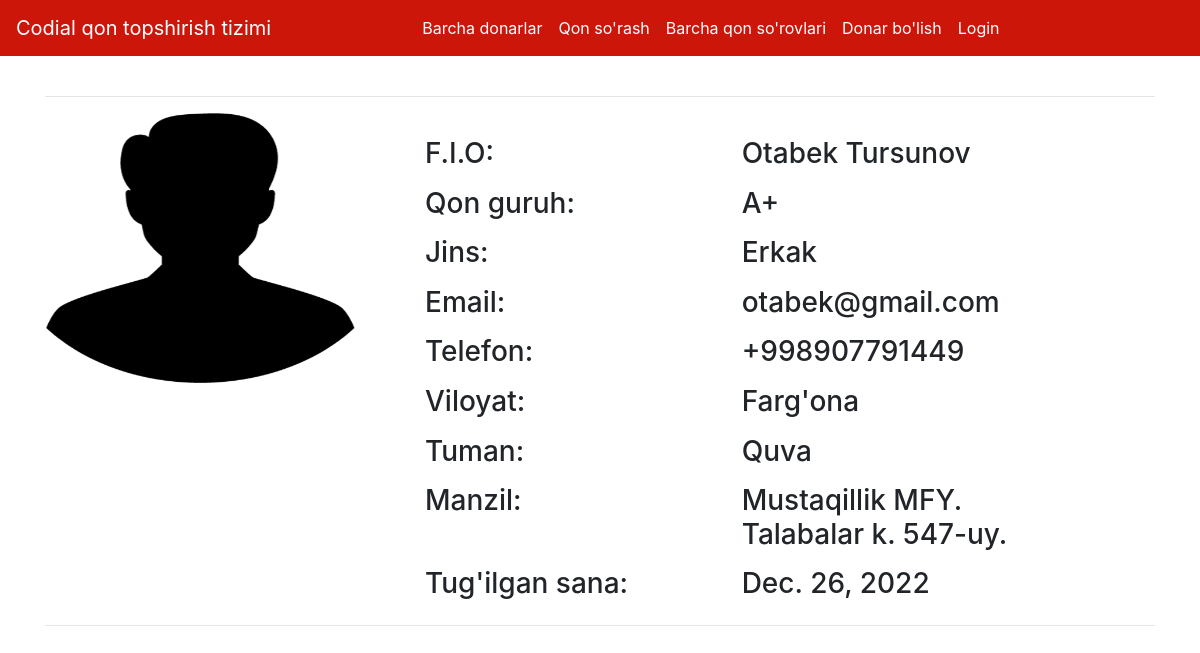
The app's page /donor/1/ with its own data.
### HomeApp/models.py (models this page shows, shortened)
class Donor(models.Model):
    donor = models.OneToOneField(User, on_delete=models.CASCADE, blank=True, null=True)
    t_sana = models.DateField(blank=True)
    tel = models.CharField(max_length=20)
    vil = models.CharField(max_length=100)
    tuman = models.CharField(max_length=100)
    manzil = models.TextField(max_length=500, blank=True)
    qon_guruh = models.ForeignKey(QonGuruh, on_delete=models.CASCADE)
    jins = models.CharField(max_length=10, choices=[
        ("Erkak", "Erkak"),
        ("Ayol", "Ayol"),
    ])
    rasm = models.ImageField(upload_to="", blank=True)
    topshirishga_tayyor = models.BooleanField(default=True)

class QonGuruh(models.Model):
    nom = models.CharField(max_length=5)
    def __str__(self):
        return self.nom

### HomeApp/views.py (the view)
# urls.py: path('donor/<int:pk>/', DonorView.as_view()),
class DonorView(View):
    def get(self, request, pk):
        data = {
            'donor': Donor.objects.get(id=pk)
        }
        return render(request, 'donor.html', data)

### templates/donor.html (shortened to what this page needs)
{% extends 'base.html' %}
{% block body %}
<div class="container">
    <hr>
    <div class="row">
        <div class="col-md-4">
            <div class="profile-img">
                <img src="{{donor.rasm.url}}" alt="" width="310px" height="270px">
            </div>
        </div>
        <div class="col-md-8">
            <div class="profile-tab">
                <div class="tab-pane">
                    <br>
                    <div class="row">
                        <div class="col-md-5">
                            <h3>F.I.O:</h3>
                        </div>
                        <div class="col-md-6">
                            <h3>{{donor.donor.get_full_name}}</h3>
                        </div>
                    </div>
                    <div class="row mt-2">
                        <div class="col-md-5">
                            <h3>Qon guruh:</h3>
                        </div>
                        <div class="col-md-6">
                            <h3>{{donor.qon_guruh}}</h3>
                        </div>
                    </div>
                    <div class="row mt-2">
                        <div class="col-md-5">
                            <h3>Jins:</h3>
                        </div>
                        <div class="col-md-6">
                            <h3>{{donor.jins}}</h3>
                        </div>
                    </div>
                    <div class="row mt-2">
                        <div class="col-md-5">
                            <h3>Email:</h3>
                        </div>
                        <div class="col-md-6">
                            <h3>{{donor.donor.email}}</h3>
                        </div>
                    </div>
                    <div class="row mt-2">
                        <div class="col-md-5">
                            <h3>Telefon:</h3>
                        </div>
                        <div class="col-md-6">
                            <h3>{{donor.tel}}</h3>
                        </div>
                    </div>
                    <div class="row mt-2">
                        <div class="col-md-5">
                            <h3>Viloyat:</h3>
                        </div>
                        <div class="col-md-6">
                            <h3>{{donor.vil}}</h3>
                        </div>
                    </div>
                    <div class="row mt-2">
                        <div class="col-md-5">
                            <h3>Tuman:</h3>
                        </div>
                        <div class="col-md-6">
                            <h3>{{donor.tuman}}</h3>
                        </div>
                    </div>
                    <div class="row mt-2">
                        <div class="col-md-5">
                            <h3>Manzil:</h3>
                        </div>
                        <div class="col-md-6">
                            <h3>{{donor.manzil}}</h3>
                        </div>
                    </div>
                    <div class="row mt-2">
                        <div class="col-md-5">
                            <h3>Tug'ilgan sana:</h3>
                        </div>
                        <div class="col-md-6">
                            <h3>{{donor.t_sana}}</h3>
                        </div>
                    </div>
                </div>
            </div>
        </div>
    </div>
    <hr>
</div>
{% endblock %}

### templates/base.html (shortened to what this page needs)
<!doctype html>
<html lang="en">
<head>
    <link rel="stylesheet" href="https://stackpath.bootstrapcdn.com/bootstrap/4.5.0/css/bootstrap.min.css"
>
</head>
<body>
    <nav class="navbar navbar-expand-lg navbar-dark sticky-top">
        <a class="navbar-brand" href="/">Codial qon topshirish tizimi</a>
        <div class="collapse navbar-collapse" id="navbarNavAltMarkup">
            <div class="container w-75">
            <div class="navbar-nav">
                {% if request.user.is_authenticated %}
                <a class="nav-item nav-link active" href="/profil/">Profil</a>
                <a class="nav-item nav-link active" href="/profil_tahrirlash/">Profil tahrirlash</a>
                <a class="nav-item nav-link active" href="/oluvchilar/">Barcha qon so'rovlari</a>
                <a class="nav-item nav-link active" href="/logout/">Logout</a>
                {% else %}
                <a class="nav-item nav-link active" href="/">Barcha donarlar</a>
                <a class="nav-item nav-link active" href="/qon-sorash/">Qon so'rash</a>
                <a class="nav-item nav-link active" href="/oluvchilar/">Barcha qon so'rovlari</a>
                <a class="nav-item nav-link active" href="/donor-bolish/">Donar bo'lish</a>
                <a class="nav-item nav-link active" href="/login/">Login</a>
                {% endif %}
            </div>
        </div>
        </div>
    </nav><br>
        {% block body %}
        {% endblock %}
</body>
</html>

### templates/base.html (style rules this page uses)
.navbar { background-color: #cc1609; }

### records on screen
Donor: rasm (picture), donor.get_full_name "Otabek Tursunov", qon_guruh "A+", jins "Erkak", donor.email "otabek@gmail.com", tel "+998907791449", vil "Farg'ona", tuman "Quva", manzil "Mustaqillik MFY. Talabalar k. 547-uy.", t_sana "Dec. 26, 2022"
